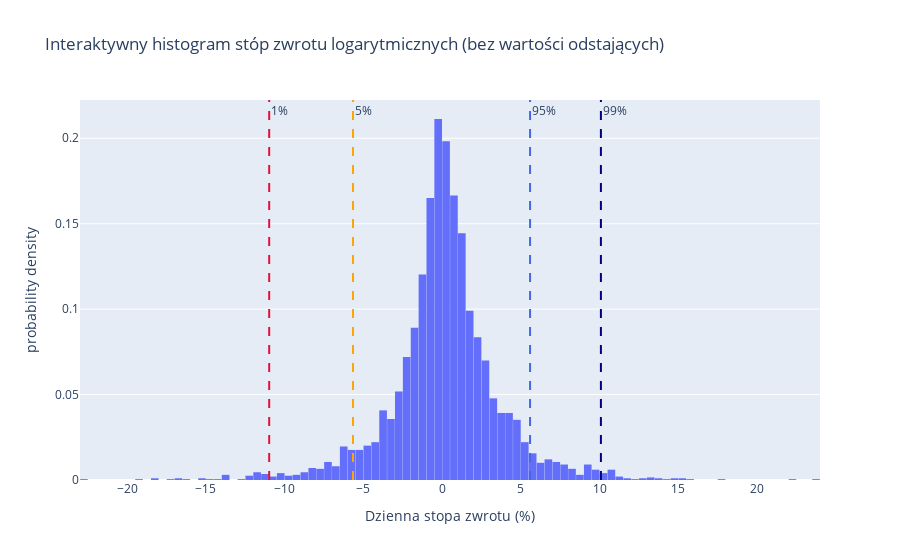

The notebook cell saved with this chart:
### Markdown cell above
Sam rozkład zwrotów percentyli jest niemal identyczny, czego można było się spodziewać, bo usuneliśmy tylko jedną obserwację.
Jednak widać, że wpłyneło to mocno na wartości skośnści i kurtozy.
			
**Skośność**
Przed: -0.78
Po: -0.07

**Kurtoza**
Przed: 12.70
Po: 1.51

Są to bardzo spore różnice, więc w dalszej analizie warto mieć to z tyłu głowy co może wpływać na być może jakieś nieprzewidziane i zaskakujące wyniki.

### Code cell
returns_pct_no_outliers_log = returns_pct_no_outliers['log_frac']
quantiles_no = returns_pct_no_outliers_log.quantile([0.01, 0.05, 0.95, 0.99])
fig_int = px.histogram(
    returns_pct_no_outliers_log,
    nbins=120,
    histnorm='probability density',
    title='Interaktywny histogram stóp zwrotu logarytmicznych (bez wartości odstających)',
    labels={'value': 'Dzienna stopa zwrotu (%)'},
)
fig_int.add_vline(x=quantiles_no.loc[0.01], line_dash='dash', line_color='crimson', annotation_text='1%')
fig_int.add_vline(x=quantiles_no.loc[0.05], line_dash='dash', line_color='orange', annotation_text='5%')
fig_int.add_vline(x=quantiles_no.loc[0.95], line_dash='dash', line_color='royalblue', annotation_text='95%')
fig_int.add_vline(x=quantiles_no.loc[0.99], line_dash='dash', line_color='navy', annotation_text='99%')
fig_int.update_layout(bargap=0.03, showlegend=False)
fig_int.show()

### Figure 1 — Plotly figure (JSON) as saved in the notebook; plotly's stock layout.template omitted (floating-point values rounded to 4 significant figures; data arrays with more than 128 entries replaced by an {"elided": "..."} marker saying what was removed)
{"data": [{"bingroup": "x", "histnorm": "probability density", "hovertemplate": "variable=log_frac<br>Dzienna stopa zwrotu (%)=%{x}<br>probability density=%{y}<extra></extra>", "legendgroup": "log_frac", "marker": {"color": "#636efa", "pattern": {"shape": ""}}, "name": "log_frac", "nbinsx": 120, "orientation": "v", "showlegend": true, "type": "histogram", "x": {"elided": "3976 float values"}, "xaxis": "x", "yaxis": "y"}], "layout": {"annotations": [{"showarrow": false, "text": "1%", "x": -10.98, "xanchor": "left", "xref": "x", "y": 1, "yanchor": "top", "yref": "y domain"}, {"showarrow": false, "text": "5%", "x": -5.66, "xanchor": "left", "xref": "x", "y": 1, "yanchor": "top", "yref": "y domain"}, {"showarrow": false, "text": "95%", "x": 5.586, "xanchor": "left", "xref": "x", "y": 1, "yanchor": "top", "yref": "y domain"}, {"showarrow": false, "text": "99%", "x": 10.08, "xanchor": "left", "xref": "x", "y": 1, "yanchor": "top", "yref": "y domain"}], "bargap": 0.03, "barmode": "relative", "legend": {"title": {"text": "variable"}, "tracegroupgap": 0}, "shapes": [{"line": {"color": "crimson", "dash": "dash"}, "type": "line", "x0": -10.98, "x1": -10.98, "xref": "x", "y0": 0, "y1": 1, "yref": "y domain"}, {"line": {"color": "orange", "dash": "dash"}, "type": "line", "x0": -5.66, "x1": -5.66, "xref": "x", "y0": 0, "y1": 1, "yref": "y domain"}, {"line": {"color": "royalblue", "dash": "dash"}, "type": "line", "x0": 5.586, "x1": 5.586, "xref": "x", "y0": 0, "y1": 1, "yref": "y domain"}, {"line": {"color": "navy", "dash": "dash"}, "type": "line", "x0": 10.08, "x1": 10.08, "xref": "x", "y0": 0, "y1": 1, "yref": "y domain"}], "showlegend": false, "title": {"text": "Interaktywny histogram stóp zwrotu logarytmicznych (bez wartości odstających)"}, "xaxis": {"anchor": "y", "domain": [0, 1], "title": {"text": "Dzienna stopa zwrotu (%)"}}, "yaxis": {"anchor": "x", "domain": [0, 1], "title": {"text": "probability density"}}}}
